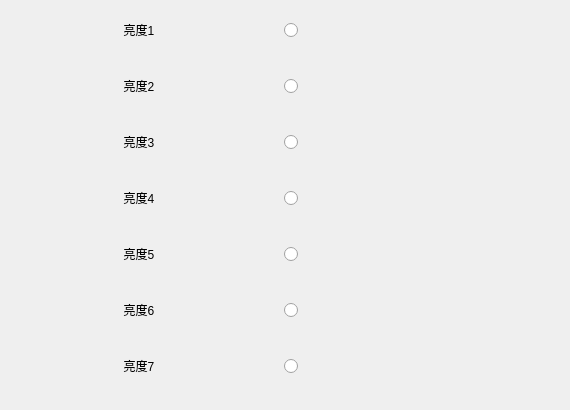
     <widget class="QWidget" name="page_16">
      <widget class="QWidget" name="layoutWidget_3">
       <property name="geometry">
        <rect>
         <x>0</x>
         <y>0</y>
         <width>561</width>
         <height>401</height>
        </rect>
       </property>
       <layout class="QGridLayout" name="gridLayout_11">
        <item row="3" column="0">
         <widget class="QLabel" name="label_114">
          <property name="styleSheet">
           <string notr="true">font: 18pt &quot;Sans Serif&quot;;</string>
          </property>
          <property name="text">
           <string>亮度4</string>
          </property>
          <property name="alignment">
           <set>Qt::AlignCenter</set>
          </property>
         </widget>
        </item>
        <item row="0" column="1">
         <widget class="QRadioButton" name="radioButton_56">
          <property name="minimumSize">
           <size>
            <width>0</width>
            <height>40</height>
           </size>
          </property>
          <property name="styleSheet">
           <string notr="true">QRadioButton{
   font: 14pt &quot;黑体&quot;;
   spacing: 10 
}  

QRadioButton::indicator { 
   width: 25px;
   height: 25px;
   image: url(:/A31/A31/logo/Radio.png);
}

QRadioButton::indicator:checked { 
image: url(:/A31/A31/logo/Radio_check.png);s
}</string>
          </property>
          <property name="text">
           <string/>
          </property>
         </widget>
        </item>
        <item row="3" column="1">
         <widget class="QRadioButton" name="radioButton_57">
          <property name="minimumSize">
           <size>
            <width>0</width>
            <height>40</height>
           </size>
          </property>
          <property name="styleSheet">
           <string notr="true">QRadioButton{
   font: 14pt &quot;黑体&quot;;
   spacing: 10 
}  

QRadioButton::indicator { 
   width: 25px;
   height: 25px;
   image: url(:/A31/A31/logo/Radio.png);
}

QRadioButton::indicator:checked { 
image: url(:/A31/A31/logo/Radio_check.png);s
}</string>
          </property>
          <property name="text">
           <string/>
          </property>
         </widget>
        </item>
        <item row="2" column="1">
         <widget class="QRadioButton" name="radioButton_58">
          <property name="minimumSize">
           <size>
            <width>0</width>
            <height>40</height>
           </size>
          </property>
          <property name="styleSheet">
           <string notr="true">QRadioButton{
   font: 14pt &quot;黑体&quot;;
   spacing: 10 
}  

QRadioButton::indicator { 
   width: 25px;
   height: 25px;
   image: url(:/A31/A31/logo/Radio.png);
}

QRadioButton::indicator:checked { 
image: url(:/A31/A31/logo/Radio_check.png);s
}</string>
          </property>
          <property name="text">
           <string/>
          </property>
         </widget>
        </item>
        <item row="5" column="1">
         <widget class="QRadioButton" name="radioButton_59">
          <property name="minimumSize">
           <size>
            <width>0</width>
            <height>40</height>
           </size>
          </property>
          <property name="styleSheet">
           <string notr="true">QRadioButton{
   font: 14pt &quot;黑体&quot;;
   spacing: 10 
}  

QRadioButton::indicator { 
   width: 25px;
   height: 25px;
   image: url(:/A31/A31/logo/Radio.png);
}

QRadioButton::indicator:checked { 
image: url(:/A31/A31/logo/Radio_check.png);s
}</string>
          </property>
          <property name="text">
           <string/>
          </property>
         </widget>
        </item>
        <item row="0" column="0">
         <widget class="QLabel" name="label_115">
          <property name="styleSheet">
           <string notr="true">font: 18pt &quot;Sans Serif&quot;;</string>
          </property>
          <property name="text">
           <string>亮度1</string>
          </property>
          <property name="alignment">
           <set>Qt::AlignCenter</set>
          </property>
         </widget>
        </item>
        <item row="1" column="1">
         <widget class="QRadioButton" name="radioButton_60">
          <property name="minimumSize">
           <size>
            <width>0</width>
            <height>40</height>
           </size>
          </property>
          <property name="styleSheet">
           <string notr="true">QRadioButton{
   font: 14pt &quot;黑体&quot;;
   spacing: 10 
}  

QRadioButton::indicator { 
   width: 25px;
   height: 25px;
   image: url(:/A31/A31/logo/Radio.png);
}

QRadioButton::indicator:checked { 
image: url(:/A31/A31/logo/Radio_check.png);s
}</string>
          </property>
          <property name="text">
           <string/>
          </property>
         </widget>
        </item>
        <item row="2" column="0">
         <widget class="QLabel" name="label_116">
          <property name="styleSheet">
           <string notr="true">font: 18pt &quot;Sans Serif&quot;;</string>
          </property>
          <property name="text">
           <string>亮度3</string>
          </property>
          <property name="alignment">
           <set>Qt::AlignCenter</set>
          </property>
         </widget>
        </item>
        <item row="1" column="0">
         <widget class="QLabel" name="label_117">
          <property name="styleSheet">
           <string notr="true">font: 18pt &quot;Sans Serif&quot;;</string>
          </property>
          <property name="text">
           <string>亮度2</string>
          </property>
          <property name="alignment">
           <set>Qt::AlignCenter</set>
          </property>
         </widget>
        </item>
        <item row="4" column="1">
         <widget class="QRadioButton" name="radioButton_61">
          <property name="minimumSize">
           <size>
            <width>0</width>
            <height>40</height>
           </size>
          </property>
          <property name="styleSheet">
           <string notr="true">QRadioButton{
   font: 14pt &quot;黑体&quot;;
   spacing: 10 
}  

QRadioButton::indicator { 
   width: 25px;
   height: 25px;
   image: url(:/A31/A31/logo/Radio.png);
}

QRadioButton::indicator:checked { 
image: url(:/A31/A31/logo/Radio_check.png);s
}</string>
          </property>
          <property name="text">
           <string/>
          </property>
         </widget>
        </item>
        <item row="4" column="0">
         <widget class="QLabel" name="label_118">
          <property name="styleSheet">
           <string notr="true">font: 18pt &quot;Sans Serif&quot;;</string>
          </property>
          <property name="text">
           <string>亮度5</string>
          </property>
          <property name="alignment">
           <set>Qt::AlignCenter</set>
          </property>
         </widget>
        </item>
        <item row="5" column="0">
         <widget class="QLabel" name="label_119">
          <property name="styleSheet">
           <string notr="true">font: 18pt &quot;Sans Serif&quot;;</string>
          </property>
          <property name="text">
           <string>亮度6</string>
          </property>
          <property name="alignment">
           <set>Qt::AlignCenter</set>
          </property>
         </widget>
        </item>
        <item row="6" column="0">
         <widget class="QLabel" name="label_120">
          <property name="styleSheet">
           <string notr="true">font: 18pt &quot;Sans Serif&quot;;</string>
          </property>
          <property name="text">
           <string>亮度7</string>
          </property>
          <property name="alignment">
           <set>Qt::AlignCenter</set>
          </property>
         </widget>
        </item>
        <item row="6" column="1">
         <widget class="QRadioButton" name="radioButton_62">
          <property name="minimumSize">
           <size>
            <width>0</width>
            <height>40</height>
           </size>
          </property>
          <property name="styleSheet">
           <string notr="true">QRadioButton{
   font: 14pt &quot;黑体&quot;;
   spacing: 10 
}  

QRadioButton::indicator { 
   width: 25px;
   height: 25px;
   image: url(:/A31/A31/logo/Radio.png);
}

QRadioButton::indicator:checked { 
image: url(:/A31/A31/logo/Radio_check.png);s
}</string>
          </property>
          <property name="text">
           <string/>
          </property>
         </widget>
        </item>
       </layout>
      </widget>
     </widget>
